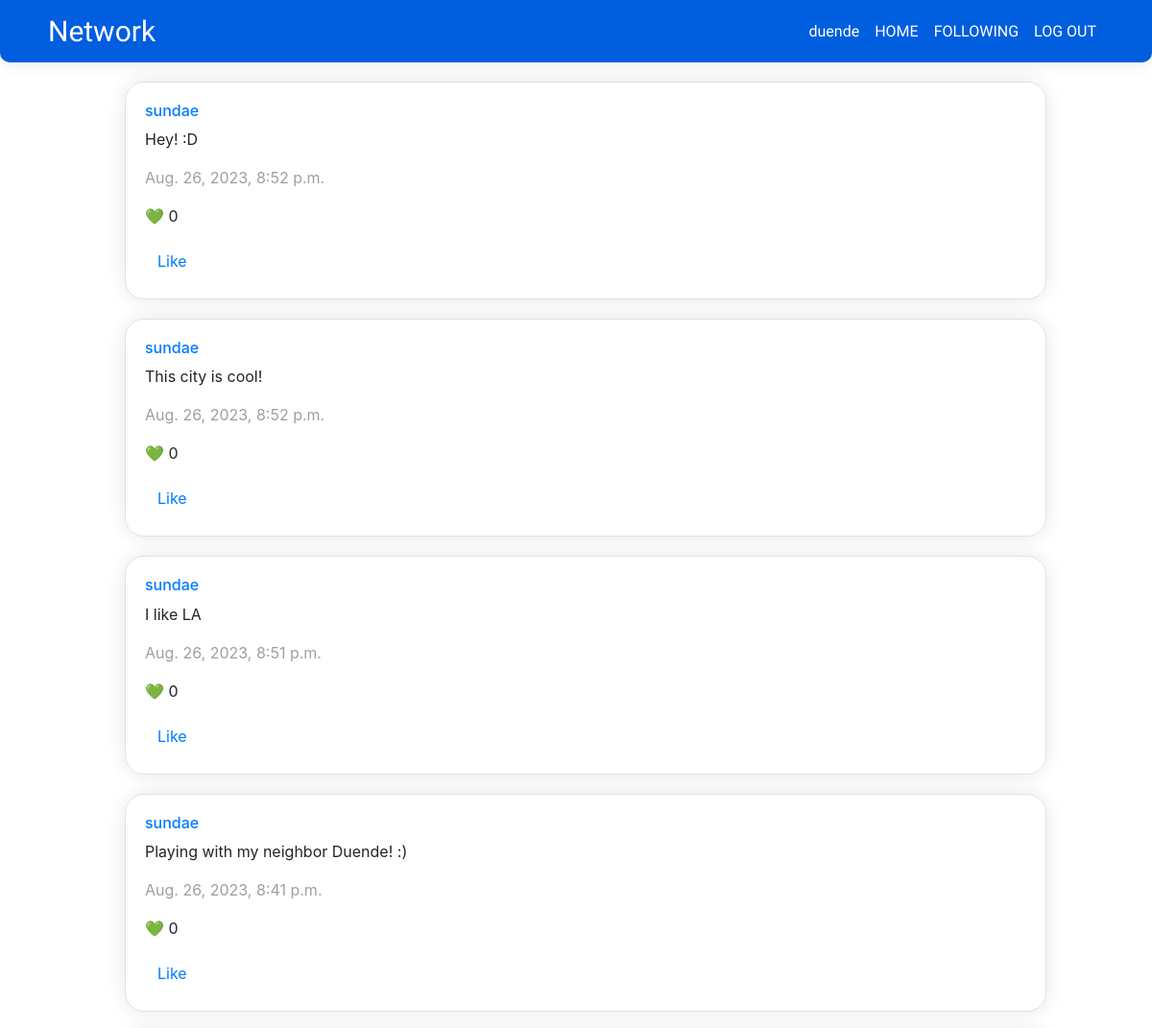
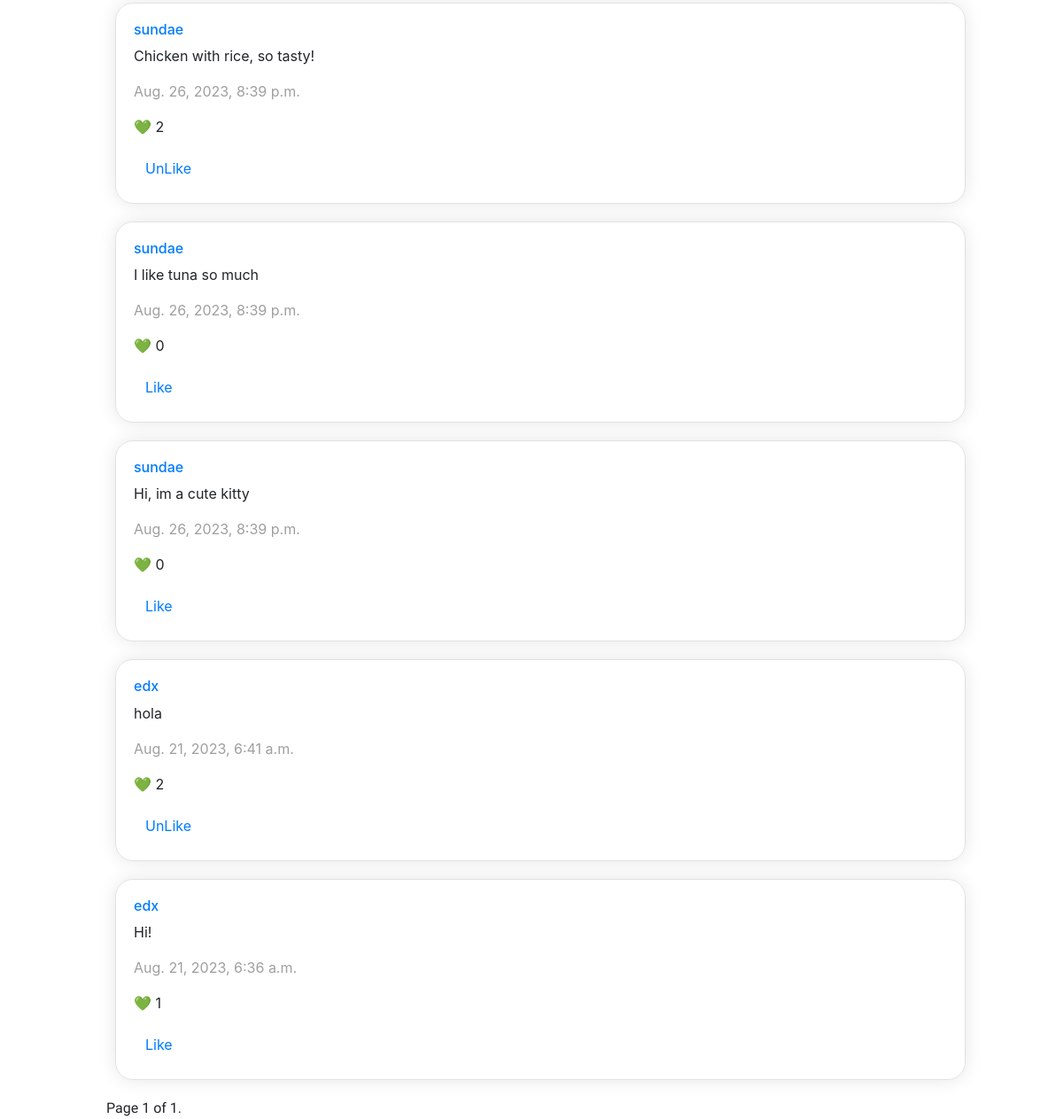
Page /following (signed in) on the earlier database version (2 pictures, top to bottom).
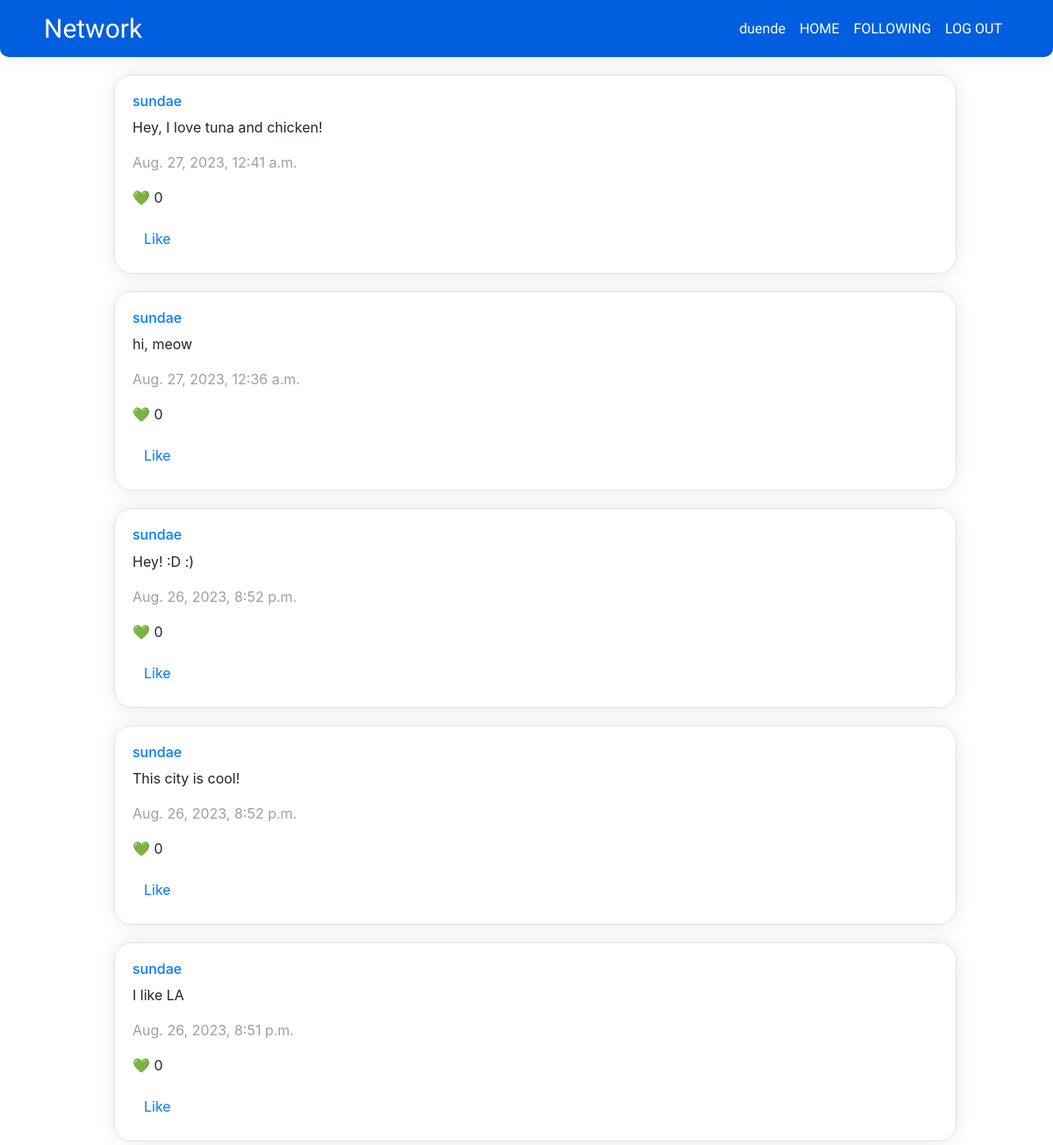
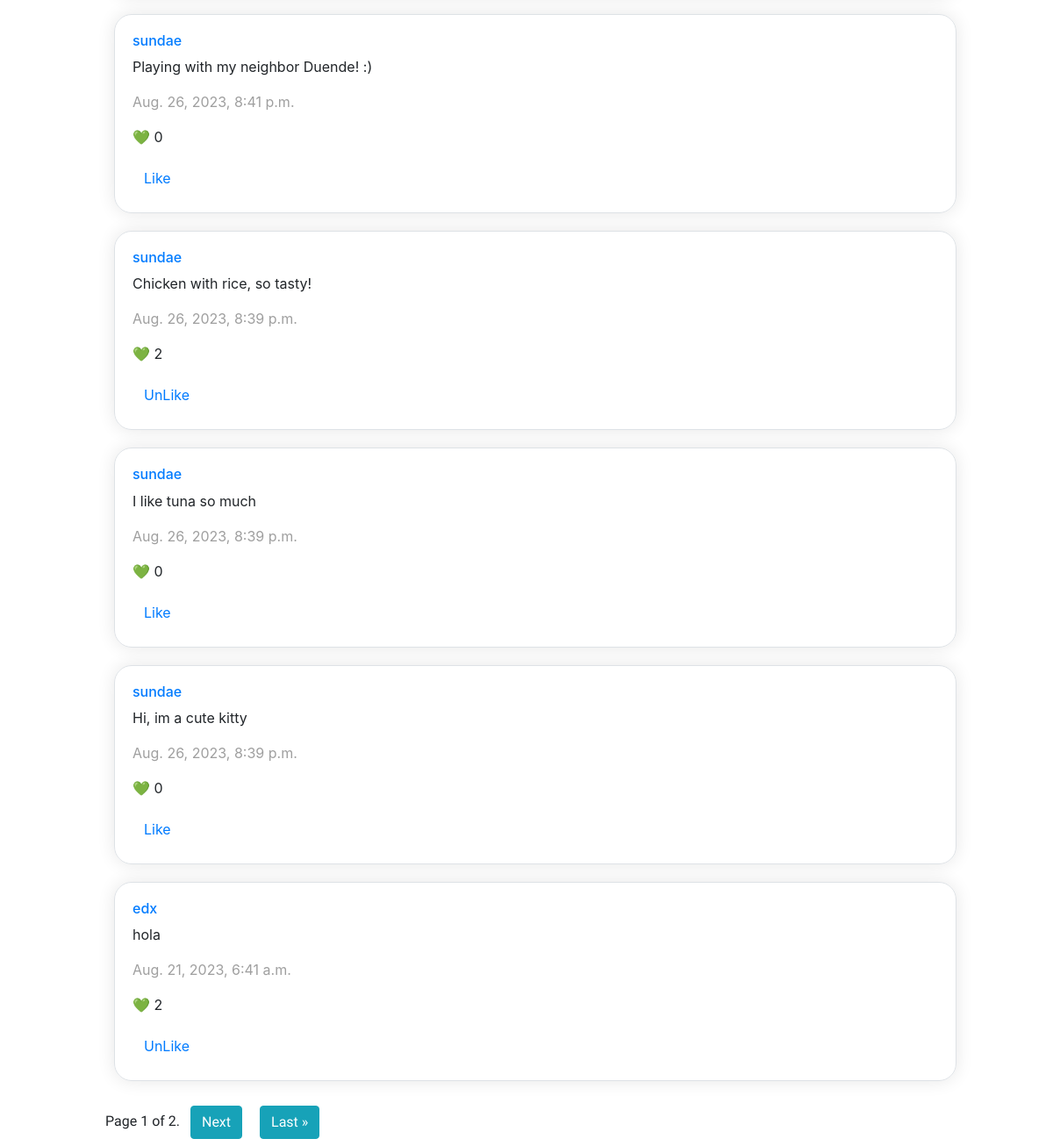
Same page on the later database version (2 pictures, top to bottom).
### network/models.py (models this page shows, shortened)
class User(AbstractUser):
    followers = models.ManyToManyField('self', symmetrical=False, related_name='user_followers')
    follows = models.ManyToManyField('self', symmetrical=False, related_name='user_follows')

class Post(models.Model):
    content = models.CharField(max_length=140)
    user = models.ForeignKey(User, related_name=("author"), on_delete=models.CASCADE)
    date = models.DateTimeField(auto_now_add=True)
    likedBy = models.ManyToManyField(User, null=True, blank=True, related_name="likedBy")
    likes = models.IntegerField(default=0)

### network/views.py (the view)
# urls.py: path("following", views.following, name="following"),
def following(request):
    actualUser = request.user
    actualProfile = User.objects.get(pk=actualUser.id)
    whoFollows = actualProfile.follows.all()
    posts = Post.objects.filter(user__in=whoFollows).order_by('-date')
    paginator = Paginator(posts, 10)
    page_number = request.GET.get('page')
    page_obj = paginator.get_page(page_number)
    user_in = request.user
    if user_in.is_authenticated:
        liked_post_ids = Like.objects.filter(whoLiked=user_in).values_list('postLiked_id', flat=True)
    else:
        liked_post_ids =[]
    return render(request, 'network/following.html', {
        'page_obj': page_obj,
        "userIn": user_in,
        "likedPostsId": liked_post_ids
        })

### network/templates/network/following.html (shortened to what this page needs)
{% extends "network/layout.html" %} {% block body %}
<div class="container-center">
{% for post in page_obj %}
<div class="newpost border mt-2" id="post-{{ post.id }}">
    <h6><a href="{% url 'user_profile' id=post.user.id %}">{{post.user}}</a></h6>
    <p id="content-{{ post.id }}">{{post.content}}</p>
    <p style="color:#9F9F9F;">{{post.date}}</p>
    <p id="likes-{{post.id}}">	&#128154 {{post.likes}}</p>
    {% if user.is_authenticated %}
    {% if post.id in likedPostsId %}
      <button id="unlike-button-{{post.id}}" onclick="unLike({{post.id}})" class="btn btn-link">UnLike</button>
    {% else %}
      <button id="like-button-{{post.id}}" onclick="like({{post.id}})" class="btn btn-link">Like</button>
    {% endif %}
    {% endif %}
</div>
{% endfor %}
<div class="pagination quicksand">
    <span class="step-links">
        <span class="current">
            Page {{ page_obj.number }} of {{ page_obj.paginator.num_pages }}.
        </span>
        {% if page_obj.has_next %}
            <a class="m-2 btn btn-info" href="?page={{ page_obj.next_page_number }}">Next</a>
            <a class="m-2 btn btn-info" href="?page={{ page_obj.paginator.num_pages }}">Last &raquo;</a>
        {% endif %}
    </span>
</div>
</div>
{% endblock %}

### network/templates/network/layout.html (shortened to what this page needs)
{% load static %}
<!DOCTYPE html>
<html lang="en">
  <head>
    <link
      rel="stylesheet"
      href="https://stackpath.bootstrapcdn.com/bootstrap/4.4.1/css/bootstrap.min.css"
    />
    <link href="{% static 'network/styles.css' %}" rel="stylesheet" />
  </head>
  <body>
    <nav class="navbar navbar-expand-lg navbar-light francois-one-regular navbar-custom">
      <a class="lobster-regular" href="#">Network</a>
      <div>
        <ul class="navbar-nav mr-auto">
          {% if user.is_authenticated %}
          <li class="nav-item">
            <a class="nav-link francois-one-regular" href="{% url 'user_profile' id=user.id %}"
              >{{ user.username }}</a
            >
          </li>
          {% endif %}
          <li class="nav-item">
            <a class="nav-link" href="{% url 'index' %}">HOME</a>
          </li>
          {% if user.is_authenticated %}
          <li class="nav-item">
            <a class="nav-link" href="{% url 'following' %}">FOLLOWING</a>
          </li>
          <li class="nav-item">
            <a class="nav-link" href="{% url 'logout' %}">LOG OUT</a>
          </li>
          {% endif %}
        </ul>
      </div>
    </nav>
    <div class="body">{% block body %} {% endblock %}</div>
  </body>
</html>

### network/static/network/styles.css (style rules this page uses)
.lobster-regular { font-family: "Lobster", sans-serif; font-weight: 400; font-style: normal; font-size: 30px; color: white; }
.quicksand { font-family: "Quicksand", sans-serif; font-optical-sizing: auto; font-weight: 500; font-style: normal; }
.francois-one-regular { font-family: "Francois One", sans-serif; font-weight: 400; font-style: normal; }
.newpost { width: 100%; padding: 20px; height: auto; border-radius: 20px; box-shadow: 0 0 20px #e7e7e7; margin: 20px 10px; }
.container-center { margin-left: auto; margin-right: auto; width: 80vw; margin-top: 20px; }
.navbar-custom { border-radius: 0px 0px 10px 10px; background-color: #005edf; box-shadow: 0 0 20px #e7e7e7; }
.navbar-light .navbar-nav .nav-link { color: rgb(255 255 255); }
.navbar-expand-lg { justify-content: space-between; padding: 10px 50px; }

Differences in the rows shown:
no longer on this page (row unchanged): Post: user "edx", content "Hi!", date "Aug. 21, 2023, 6:36 a.m.", likes "1"
added Post: user "sundae", content "Hey, I love tuna and chicken!", date "Aug. 27, 2023, 12:41 a.m.", likes "0"
added Post: user "sundae", content "hi, meow", date "Aug. 27, 2023, 12:36 a.m.", likes "0"
changed Post: content "Hey! :D" → "Hey! :D :)"
Other differences:
{{ page_obj.paginator.num_pages }}: "1" → "2"
text now shown: "Next Last »"
